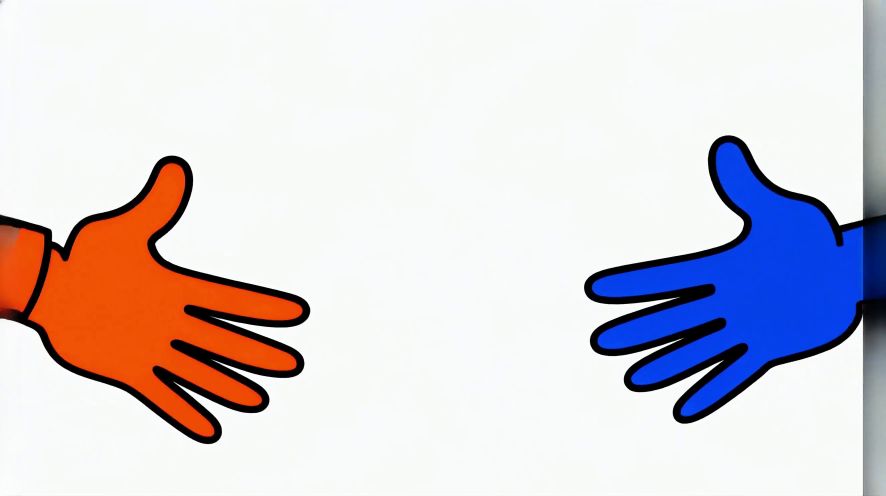
#> input picture frame 20 of public/splash-video-outpainted.mp4, 2656 x 1488 px, given in place of splash-video.mp4, which was not available (shown at 1/3 size)
$ python prepare_frames.py
#> lines starting #> are read from the running program, lines starting #| are printed output that depends on the picture; after the words box and inside, x2 and y2 are one past the last pixel; in counts of white or black regions, pixels touching at a corner belong together; pictures that were not available may be replaced by others from this repository, and a replacement may not be noted
import cv2
import os
import numpy as np

video_path = 'splash-video.mp4'
frames_dir = 'frames'
masks_dir = 'masks'
outpainted_dir = 'outpainted'

os.makedirs(frames_dir, exist_ok=True)
os.makedirs(masks_dir, exist_ok=True)
os.makedirs(outpainted_dir, exist_ok=True)

cap = cv2.VideoCapture(video_path)
frame_count = 0

while True:
    ret, frame = cap.read()
#> frame is the input picture: shape (1488, 2656, 3); mean B, G, R 215, 208.9, 215.2
    if not ret:
        break

    h, w, _ = frame.shape
#> h = 1488; w = 2656

    # We want 16:9 aspect ratio.
    # Let's calculate the new width based on the height.
    target_w = int(h * 16 / 9)
#> target_w = 2645
    if target_w <= w:
        target_w = w + int(w * 0.5) # Force expand if already wide
#> target_w = 3984

    pad_left = (target_w - w) // 2
#> pad_left = 664
    pad_right = target_w - w - pad_left
#> pad_right = 664

    # Pad frame with white (since background is white)
    padded_frame = cv2.copyMakeBorder(frame, 0, 0, pad_left, pad_right, cv2.BORDER_CONSTANT, value=[255, 255, 255])
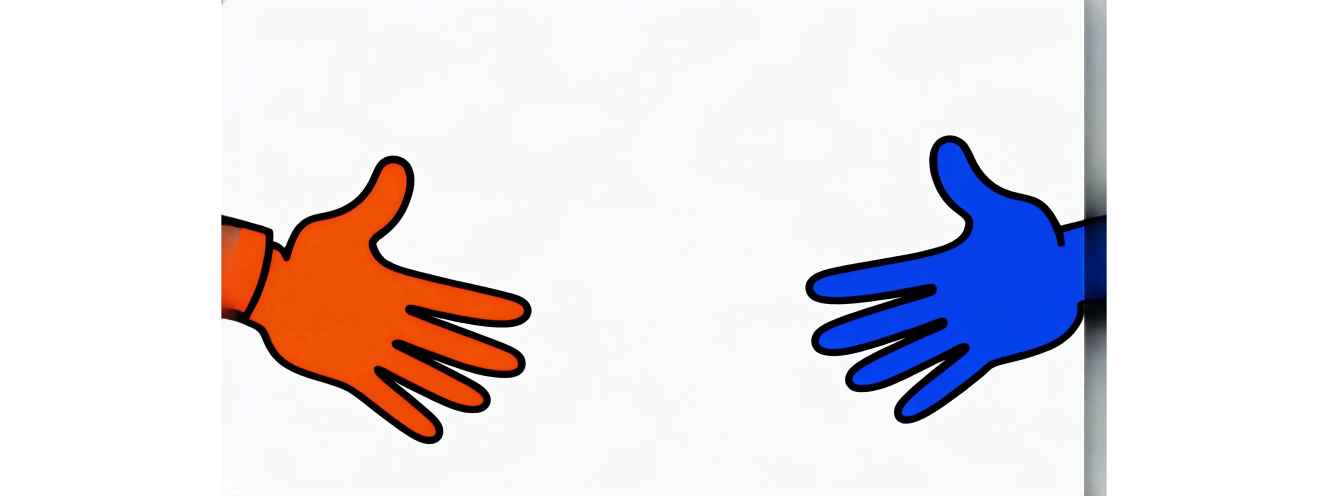
#> padded_frame: shape (1488, 3984, 3) (shown at 1/3 size); mean B, G, R 228.4, 224.3, 228.5

    # Create mask (255 where we want AI to draw, 0 where we want to keep original)
    mask = np.zeros((h, target_w), dtype=np.uint8)
    mask[:, :pad_left] = 255
    mask[:, -pad_right:] = 255

    cv2.imwrite(os.path.join(frames_dir, f'{frame_count:04d}.png'), padded_frame)
    cv2.imwrite(os.path.join(masks_dir, f'{frame_count:04d}.png'), mask)
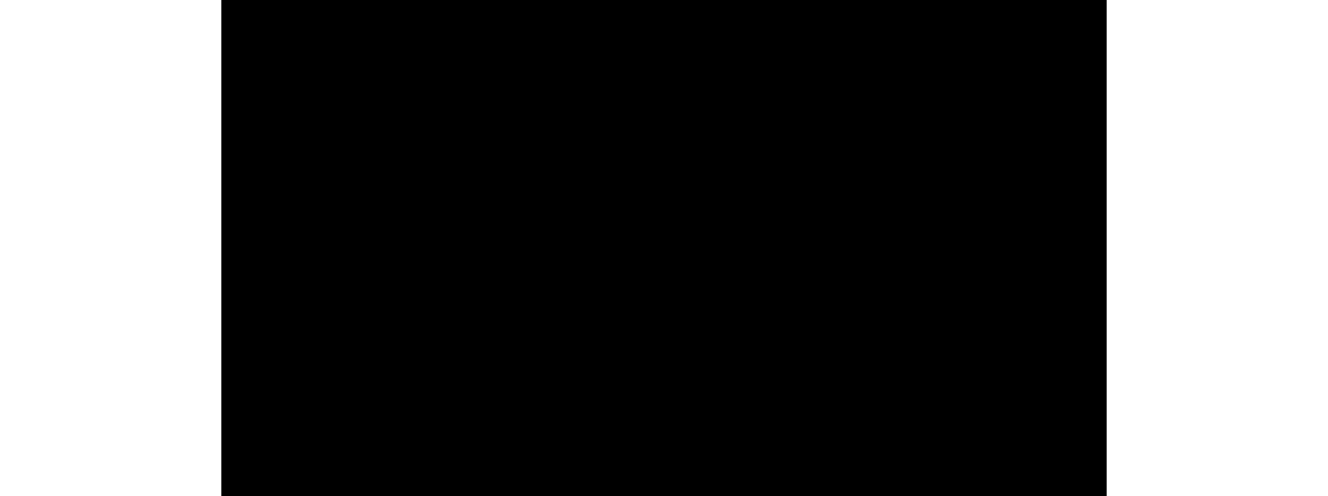
#> saved as 0000.png: shape (1488, 3984) (shown at 1/3 size); 33.3% white; 2 white regions, box (x1, y1, x2, y2) and area: (0, 0, 664, 1488) 988032, (3320, 0, 3984, 1488) 988032

    frame_count += 1

cap.release()
print(f'Extracted and padded {frame_count} frames.')

$ run again, starting later in the video
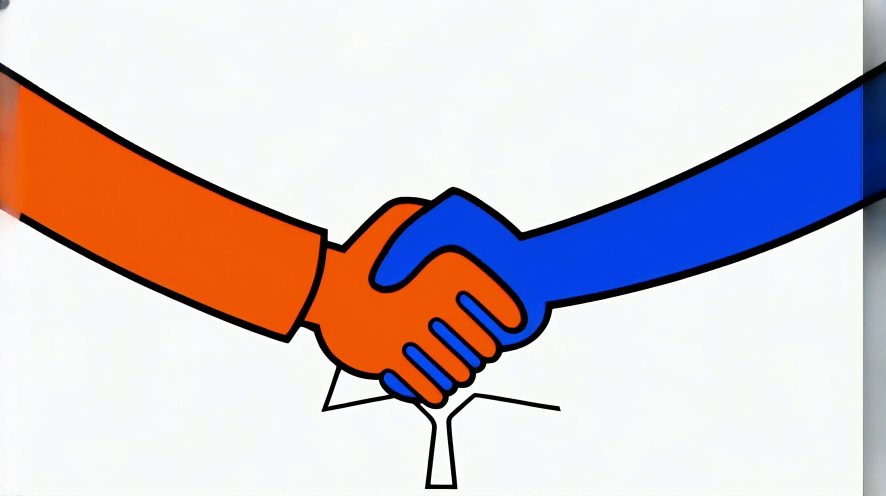
#> input picture frame 93 of public/splash-video-outpainted.mp4, 2656 x 1488 px, given in place of splash-video.mp4, which was not available (shown at 1/3 size)
#> frame is the input picture: shape (1488, 2656, 3); mean B, G, R 202.8, 196.9, 209.1
#> `padded_frame = cv2.copyMakeBorder(frame, 0, 0, pad_left, pad_right, cv..`:
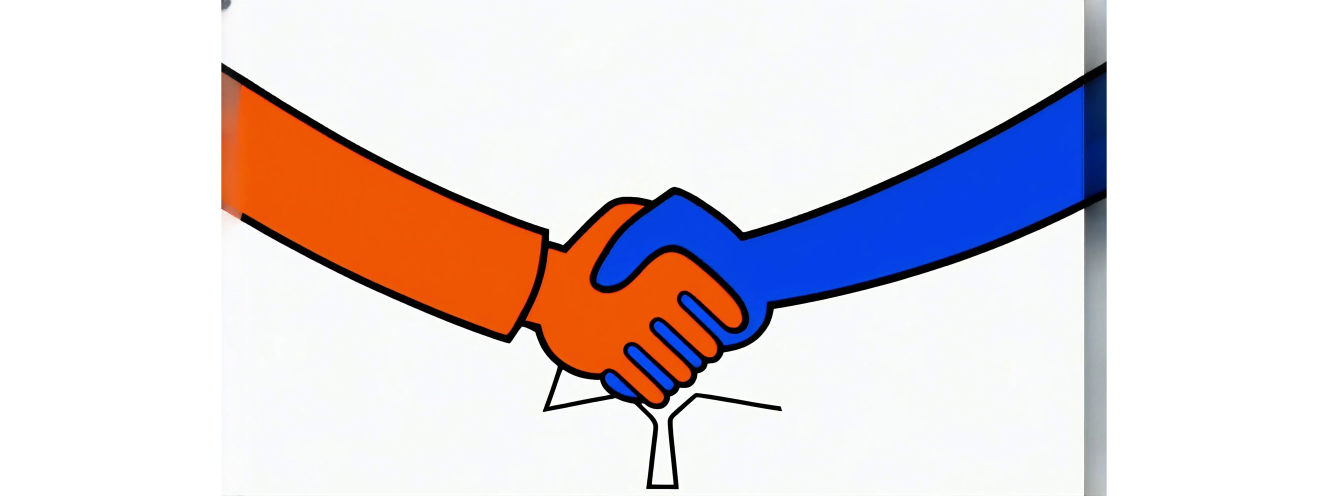
#> padded_frame: shape (1488, 3984, 3) (shown at 1/3 size); mean B, G, R 220.2, 216.3, 224.4
